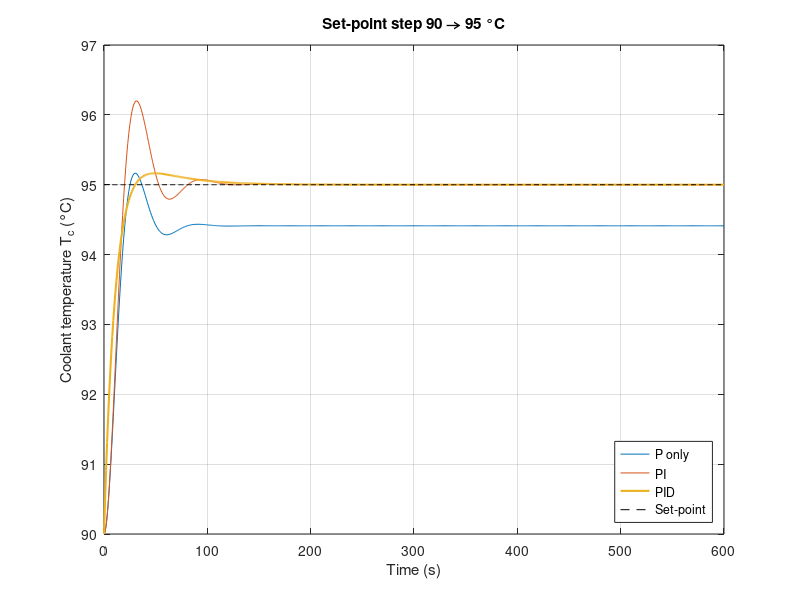

MATLAB code for this plot: (Note: this script raises an error after producing the figure.)
%% PID Thermal Control for Heavy-Duty Trucks
% Keeps the engine coolant temperature T_c at 90 °C.
% Transfer functions, step response, P vs PI vs PID
% (The Simulink model is built by hand from the same numbers)
% Sushanth Bibi (24BME0501), Ganishk Mohanraj (24BME0500)
%
% References (numbers used in the comments below)
% [1] K. Ogata, Modern Control Engineering - thermal systems, K/(tau*s+1)
% [2] S. Skogestad, "Simple analytic rules for model reduction and PID
%     controller tuning", J. Process Control 13 (2003) 291-309 - SIMC rule
% [3] N. S. Nise, Control Systems Engineering - feedback, final value theorem
% [4] MATLAB/Simulink documentation - PID Controller block, default N = 100
% [A] Assumed example value (not measured on a real truck)

clc;
clear;
close all;

%% Plant parameters (assumed example values)
% Each part is a first-order thermal lag K/(tau*s+1) [1]
T_ref  = 90;     % set-point [°C] (best engine temperature, slide 2)
tau_c  = 60;     % engine + coolant time constant [s]            [A]
tau_r  = 10;     % radiator time constant [s]                    [A]
K_cool = 20;     % fall in T_c for one unit of cooling command [K] [A]
K_load = 0.6;    % rise in T_c for 1 % more engine load [K/%]    [A]
y0     = 0.8;    % cooling command at 90 °C, 30 % load (0-3)     [A]

%% PID gains from the SIMC tuning rule [2]
% For K/((tau1*s+1)(tau2*s+1)) with no time delay [2]:
% Kc = tau1/(K*tau_cl),  tauI = min(tau1, 4*tau_cl),  tauD = tau2
tau_cl = tau_r;                         % closed-loop time constant [s] (our choice = radiator lag)
Kc   = tau_c/(K_cool*tau_cl);           % = 0.3
tauI = min(tau_c, 4*tau_cl);            % = 40 s
tauD = tau_r;                           % = 10 s
% Convert from SIMC (series) form to parallel form Kp + Ki/s + Kd*s [2]
Kp = Kc*(1 + tauD/tauI);                % = 0.375
Ki = Kp/(tauI + tauD);                  % = 0.0075
Kd = Kp*tauI*tauD/(tauI + tauD);        % = 3.0
Tf = 0.01;                              % derivative filter [s], Tf = 1/N, N = 100 [4]

%% Define transfer functions of the plant
% Cooling path: command y -> radiator -> engine coolant
num = K_cool;
den = conv([tau_c 1],[tau_r 1]);   % (60s+1)(10s+1)
G = tf(num, den)

% Disturbance path: engine load -> engine coolant
numd = K_load;
dend = [tau_c 1];                  % (60s+1)
Gd = tf(numd, dend)

%% Define the three controllers
C_P   = tf(Kp, 1);                                    % Kp
C_PI  = tf([Kp Ki], [1 0]);                           % Kp + Ki/s
C_PID = tf(Kp, 1) + tf(Ki, [1 0]) + tf([Kd 0], [Tf 1]); % Kp + Ki/s + Kd*s/(Tf*s+1)

%% Closed loop transfer functions
% Error is e = T_c - T_ref, so a hotter engine gives more cooling.
% Cooling lowers T_c, so the two minus signs cancel and the
% standard negative feedback form can be used with G positive.
% feedback(A,B) = A/(1 + A*B), negative feedback [3]
% Set-point -> T_c :  C*G / (1 + C*G)
T_P   = feedback(C_P*G, 1);
T_PI  = feedback(C_PI*G, 1);
T_PID = feedback(C_PID*G, 1);
% Engine load -> T_c :  Gd / (1 + C*G)
D_P   = Gd * feedback(1, C_P*G);
D_PI  = Gd * feedback(1, C_PI*G);
D_PID = Gd * feedback(1, C_PID*G);

%% Poles of the closed loop (stability check)
poles_P   = pole(T_P)
poles_PI  = pole(T_PI)
poles_PID = pole(T_PID)

%% Experiment 1 : set-point step 90 -> 95 °C
t = 0:1:600;               % time vector [s]
dT = 5;                    % size of set-point step [K]
[y_P,   t] = step(dT*T_P,   t);
[y_PI,  t] = step(dT*T_PI,  t);
[y_PID, t] = step(dT*T_PID, t);

figure;
plot(t, T_ref + y_P, t, T_ref + y_PI, t, T_ref + y_PID, 'LineWidth', 1.5);
hold on;
plot(t, (T_ref + dT)*ones(size(t)), 'k--');
grid on;
title('Set-point step 90 \rightarrow 95 °C');
xlabel('Time (s)');
ylabel('Coolant temperature T_c (°C)');
legend('P only', 'PI', 'PID', 'Set-point', 'Location', 'southeast');

% Step response characteristics
info_P   = stepinfo(T_P);
info_PI  = stepinfo(T_PI);
info_PID = stepinfo(T_PID);

disp('--- Experiment 1 : set-point step 90 -> 95 °C ---');
disp('Ctrl   Rise(s)  Peak(s)  Overshoot(%)  Settle(s)  Offset(K)');
disp(['P      ', num2str(info_P.RiseTime, '%6.1f'), '     ', num2str(info_P.PeakTime, '%6.1f'), '     ', ...
      num2str(info_P.Overshoot, '%6.1f'), '         ', num2str(info_P.SettlingTime, '%6.1f'), '      ', num2str(dT - y_P(end), '%5.2f')]);
disp(['PI     ', num2str(info_PI.RiseTime, '%6.1f'), '     ', num2str(info_PI.PeakTime, '%6.1f'), '     ', ...
      num2str(info_PI.Overshoot, '%6.1f'), '         ', num2str(info_PI.SettlingTime, '%6.1f'), '      ', num2str(dT - y_PI(end), '%5.2f')]);
disp(['PID    ', num2str(info_PID.RiseTime, '%6.1f'), '     ', num2str(info_PID.PeakTime, '%6.1f'), '     ', ...
      num2str(info_PID.Overshoot, '%6.1f'), '         ', num2str(info_PID.SettlingTime, '%6.1f'), '      ', num2str(dT - y_PID(end), '%5.2f')]);

%% Experiment 2 : engine load step 30 -> 80 % (truck hits a hill)
dL = 50;                   % size of load step [%]
[d_P,   t] = step(dL*D_P,   t);
[d_PI,  t] = step(dL*D_PI,  t);
[d_PID, t] = step(dL*D_PID, t);

figure;
plot(t, T_ref + d_P, t, T_ref + d_PI, t, T_ref + d_PID, 'LineWidth', 1.5);
hold on;
plot(t, T_ref*ones(size(t)), 'k--');
grid on;
title('Engine load step 30 \rightarrow 80 %');
xlabel('Time (s)');
ylabel('Coolant temperature T_c (°C)');
legend('P only', 'PI', 'PID', 'Set-point', 'Location', 'east');

% Peak rise and steady-state offset
peak_P   = max(d_P);    offset_P   = d_P(end);
peak_PI  = max(d_PI);   offset_PI  = d_PI(end);
peak_PID = max(d_PID);  offset_PID = d_PID(end);

% Settling time (±0.5 K band): go backwards from the end until
% the response leaves the band, same method as the time-domain notes
n = length(t);
s = n; while abs(d_P(s)   - d_P(end))   < 0.5, s = s - 1; end; settle_P   = t(s);
s = n; while abs(d_PI(s)  - d_PI(end))  < 0.5, s = s - 1; end; settle_PI  = t(s);
s = n; while abs(d_PID(s) - d_PID(end)) < 0.5, s = s - 1; end; settle_PID = t(s);

disp(' ');
disp('--- Experiment 2 : engine load step 30 -> 80 % ---');
disp('Ctrl   Peak(K)  Settle(s)  Offset(K)');
disp(['P      ', num2str(peak_P,   '%5.2f'), '     ', num2str(settle_P,   '%5.0f'), '      ', num2str(offset_P,   '%5.2f')]);
disp(['PI     ', num2str(peak_PI,  '%5.2f'), '     ', num2str(settle_PI,  '%5.0f'), '      ', num2str(offset_PI,  '%5.2f')]);
disp(['PID    ', num2str(peak_PID, '%5.2f'), '     ', num2str(settle_PID, '%5.0f'), '      ', num2str(offset_PID, '%5.2f')]);

% Cooling command needed by the PID (split range 0-3)
% e = T_c - T_ref = d_PID, so y = y0 + C_PID * e
U_PID = C_PID * D_PID;
[u_PID, t] = step(dL*U_PID, t);
disp(['PID cooling command: ', num2str(y0, '%4.2f'), ' -> ', num2str(y0 + u_PID(end), '%4.2f'), ...
      '  (max ', num2str(y0 + max(u_PID), '%4.2f'), ', limit 3)']);
disp('Split range: 0-1 valve, 1-2 pump, 2-3 fan');

% Inference:
% P only leaves a steady-state offset, because it needs an error to
% produce any cooling. Final value theorem [3] (s = 0) for the load step:
% offset = dL*K_load/(1 + Kp*K_cool) = 50*0.6/(1 + 0.375*20) = 3.5 K.
% Adding I makes C(0) infinite, so the offset becomes 0 (T_c returns to
% exactly 90 °C). Adding D cuts the load peak from 4.6 K to 3.3 K and the
% set-point overshoot from 24 % to 3.3 %. All closed-loop poles lie in
% the left half of the s-plane, so all three loops are stable.
